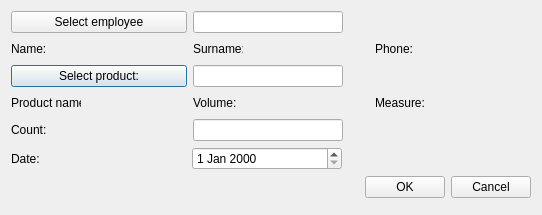
<?xml version="1.0" encoding="UTF-8"?>
<ui version="4.0">
 <class>CreateJobsheet</class>
 <widget class="QDialog" name="CreateJobsheet">
  <property name="geometry">
   <rect>
    <x>0</x>
    <y>0</y>
    <width>537</width>
    <height>215</height>
   </rect>
  </property>
  <property name="windowTitle">
   <string>Create/Update jobsheet</string>
  </property>
  <property name="locale">
   <locale language="English" country="UnitedStates"/>
  </property>
  <property name="modal">
   <bool>false</bool>
  </property>
  <layout class="QGridLayout" name="gridLayout">
   <property name="leftMargin">
    <number>11</number>
   </property>
   <property name="topMargin">
    <number>11</number>
   </property>
   <property name="rightMargin">
    <number>11</number>
   </property>
   <property name="bottomMargin">
    <number>17</number>
   </property>
   <item row="1" column="0">
    <widget class="QLabel" name="empNameLb">
     <property name="minimumSize">
      <size>
       <width>50</width>
       <height>0</height>
      </size>
     </property>
     <property name="maximumSize">
      <size>
       <width>50</width>
       <height>16777215</height>
      </size>
     </property>
     <property name="text">
      <string>Name:</string>
     </property>
    </widget>
   </item>
   <item row="1" column="2">
    <widget class="QLabel" name="empSurnameLb">
     <property name="minimumSize">
      <size>
       <width>50</width>
       <height>0</height>
      </size>
     </property>
     <property name="maximumSize">
      <size>
       <width>50</width>
       <height>16777215</height>
      </size>
     </property>
     <property name="text">
      <string>Surname:</string>
     </property>
    </widget>
   </item>
   <item row="1" column="3">
    <widget class="QLabel" name="empSurnamePh">
     <property name="minimumSize">
      <size>
       <width>100</width>
       <height>0</height>
      </size>
     </property>
     <property name="font">
      <font>
       <family>Times New Roman</family>
       <pointsize>12</pointsize>
       <weight>75</weight>
       <italic>true</italic>
       <bold>true</bold>
      </font>
     </property>
     <property name="text">
      <string/>
     </property>
    </widget>
   </item>
   <item row="1" column="5">
    <widget class="QLabel" name="empPhonePh">
     <property name="minimumSize">
      <size>
       <width>100</width>
       <height>0</height>
      </size>
     </property>
     <property name="font">
      <font>
       <family>Times New Roman</family>
       <pointsize>12</pointsize>
       <weight>75</weight>
       <italic>true</italic>
       <bold>true</bold>
      </font>
     </property>
     <property name="text">
      <string/>
     </property>
    </widget>
   </item>
   <item row="1" column="4">
    <widget class="QLabel" name="empPhoneLb">
     <property name="text">
      <string>Phone:</string>
     </property>
    </widget>
   </item>
   <item row="1" column="1">
    <widget class="QLabel" name="empNamePh">
     <property name="minimumSize">
      <size>
       <width>100</width>
       <height>0</height>
      </size>
     </property>
     <property name="font">
      <font>
       <family>Times New Roman</family>
       <pointsize>12</pointsize>
       <weight>75</weight>
       <italic>true</italic>
       <bold>true</bold>
      </font>
     </property>
     <property name="text">
      <string/>
     </property>
    </widget>
   </item>
   <item row="3" column="0">
    <widget class="QLabel" name="prodNameLb">
     <property name="minimumSize">
      <size>
       <width>70</width>
       <height>0</height>
      </size>
     </property>
     <property name="maximumSize">
      <size>
       <width>70</width>
       <height>16777215</height>
      </size>
     </property>
     <property name="text">
      <string>Product name:</string>
     </property>
    </widget>
   </item>
   <item row="3" column="1">
    <widget class="QLabel" name="prodNamePh">
     <property name="minimumSize">
      <size>
       <width>100</width>
       <height>0</height>
      </size>
     </property>
     <property name="font">
      <font>
       <family>Times New Roman</family>
       <pointsize>12</pointsize>
       <weight>75</weight>
       <italic>true</italic>
       <bold>true</bold>
      </font>
     </property>
     <property name="text">
      <string/>
     </property>
    </widget>
   </item>
   <item row="3" column="2">
    <widget class="QLabel" name="volumeLb">
     <property name="minimumSize">
      <size>
       <width>70</width>
       <height>0</height>
      </size>
     </property>
     <property name="maximumSize">
      <size>
       <width>70</width>
       <height>16777215</height>
      </size>
     </property>
     <property name="text">
      <string>Volume:</string>
     </property>
    </widget>
   </item>
   <item row="3" column="3">
    <widget class="QLabel" name="volumePh">
     <property name="minimumSize">
      <size>
       <width>100</width>
       <height>0</height>
      </size>
     </property>
     <property name="font">
      <font>
       <family>Times New Roman</family>
       <pointsize>12</pointsize>
       <weight>75</weight>
       <italic>true</italic>
       <bold>true</bold>
      </font>
     </property>
     <property name="text">
      <string/>
     </property>
    </widget>
   </item>
   <item row="3" column="4">
    <widget class="QLabel" name="measureLb">
     <property name="text">
      <string>Measure:</string>
     </property>
    </widget>
   </item>
   <item row="3" column="5">
    <widget class="QLabel" name="measurePh">
     <property name="minimumSize">
      <size>
       <width>100</width>
       <height>0</height>
      </size>
     </property>
     <property name="font">
      <font>
       <family>Times New Roman</family>
       <pointsize>12</pointsize>
       <weight>75</weight>
       <italic>true</italic>
       <bold>true</bold>
      </font>
     </property>
     <property name="text">
      <string/>
     </property>
    </widget>
   </item>
   <item row="2" column="2" colspan="2">
    <widget class="QLineEdit" name="productEdit">
     <property name="maximumSize">
      <size>
       <width>150</width>
       <height>16777215</height>
      </size>
     </property>
     <property name="readOnly">
      <bool>true</bool>
     </property>
    </widget>
   </item>
   <item row="0" column="2" colspan="2">
    <widget class="QLineEdit" name="employeeEdit">
     <property name="maximumSize">
      <size>
       <width>150</width>
       <height>16777215</height>
      </size>
     </property>
     <property name="readOnly">
      <bool>true</bool>
     </property>
    </widget>
   </item>
   <item row="4" column="2" colspan="2">
    <widget class="QLineEdit" name="countEdit">
     <property name="maximumSize">
      <size>
       <width>150</width>
       <height>16777215</height>
      </size>
     </property>
     <property name="toolTip">
      <string>&lt;html&gt;&lt;head/&gt;&lt;body&gt;&lt;p&gt;For example: 10.5&lt;/p&gt;&lt;/body&gt;&lt;/html&gt;</string>
     </property>
    </widget>
   </item>
   <item row="2" column="0" colspan="2">
    <widget class="QPushButton" name="productBtn">
     <property name="text">
      <string>Select product:</string>
     </property>
    </widget>
   </item>
   <item row="0" column="0" colspan="2">
    <widget class="QPushButton" name="employeeBtn">
     <property name="text">
      <string>Select employee</string>
     </property>
    </widget>
   </item>
   <item row="4" column="0" colspan="2">
    <widget class="QLabel" name="countLb">
     <property name="minimumSize">
      <size>
       <width>150</width>
       <height>0</height>
      </size>
     </property>
     <property name="text">
      <string>Count:</string>
     </property>
    </widget>
   </item>
   <item row="6" column="0" colspan="6">
    <layout class="QHBoxLayout" name="horizontalLayout">
     <item>
      <spacer name="horizontalSpacer">
       <property name="orientation">
        <enum>Qt::Horizontal</enum>
       </property>
       <property name="sizeHint" stdset="0">
        <size>
         <width>40</width>
         <height>20</height>
        </size>
       </property>
      </spacer>
     </item>
     <item>
      <widget class="QPushButton" name="okBtn">
       <property name="text">
        <string>OK</string>
       </property>
      </widget>
     </item>
     <item>
      <widget class="QPushButton" name="cancelBtn">
       <property name="text">
        <string>Cancel</string>
       </property>
      </widget>
     </item>
    </layout>
   </item>
   <item row="5" column="0" colspan="6">
    <widget class="QWidget" name="editSectionWgt" native="true">
     <layout class="QGridLayout" name="gridLayout_3">
      <property name="leftMargin">
       <number>0</number>
      </property>
      <property name="topMargin">
       <number>0</number>
      </property>
      <property name="rightMargin">
       <number>0</number>
      </property>
      <property name="bottomMargin">
       <number>0</number>
      </property>
      <item row="0" column="1">
       <widget class="QDateEdit" name="dateEdit">
        <property name="sizePolicy">
         <sizepolicy hsizetype="Expanding" vsizetype="Fixed">
          <horstretch>0</horstretch>
          <verstretch>0</verstretch>
         </sizepolicy>
        </property>
        <property name="maximumSize">
         <size>
          <width>150</width>
          <height>16777215</height>
         </size>
        </property>
       </widget>
      </item>
      <item row="0" column="0">
       <widget class="QLabel" name="dateLb">
        <property name="minimumSize">
         <size>
          <width>175</width>
          <height>0</height>
         </size>
        </property>
        <property name="maximumSize">
         <size>
          <width>300</width>
          <height>16777215</height>
         </size>
        </property>
        <property name="text">
         <string>Date:</string>
        </property>
       </widget>
      </item>
      <item row="0" column="2">
       <spacer name="horizontalSpacer_2">
        <property name="orientation">
         <enum>Qt::Horizontal</enum>
        </property>
        <property name="sizeHint" stdset="0">
         <size>
          <width>40</width>
          <height>20</height>
         </size>
        </property>
       </spacer>
      </item>
     </layout>
    </widget>
   </item>
  </layout>
 </widget>
 <tabstops>
  <tabstop>employeeBtn</tabstop>
  <tabstop>okBtn</tabstop>
  <tabstop>cancelBtn</tabstop>
 </tabstops>
 <resources/>
 <connections/>
</ui>
